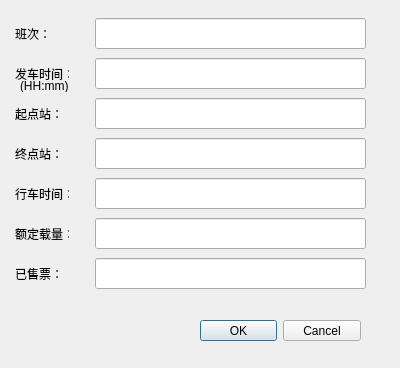
<?xml version="1.0" encoding="UTF-8"?>
<ui version="4.0">
 <class>AlterRunsWindow</class>
 <widget class="QDialog" name="AlterRunsWindow">
  <property name="geometry">
   <rect>
    <x>0</x>
    <y>0</y>
    <width>400</width>
    <height>368</height>
   </rect>
  </property>
  <property name="windowTitle">
   <string>修改班次</string>
  </property>
  <widget class="QLineEdit" name="capacityLineEdit">
   <property name="geometry">
    <rect>
     <x>95</x>
     <y>218</y>
     <width>271</width>
     <height>31</height>
    </rect>
   </property>
  </widget>
  <widget class="QLabel" name="startStationLabel">
   <property name="geometry">
    <rect>
     <x>15</x>
     <y>108</y>
     <width>54</width>
     <height>12</height>
    </rect>
   </property>
   <property name="text">
    <string>起点站：</string>
   </property>
  </widget>
  <widget class="QLineEdit" name="endStationLineEdit">
   <property name="geometry">
    <rect>
     <x>95</x>
     <y>138</y>
     <width>271</width>
     <height>31</height>
    </rect>
   </property>
  </widget>
  <widget class="QLabel" name="departLabel">
   <property name="geometry">
    <rect>
     <x>15</x>
     <y>68</y>
     <width>54</width>
     <height>12</height>
    </rect>
   </property>
   <property name="text">
    <string>发车时间：</string>
   </property>
  </widget>
  <widget class="QLineEdit" name="runsLineEdit">
   <property name="geometry">
    <rect>
     <x>95</x>
     <y>18</y>
     <width>271</width>
     <height>31</height>
    </rect>
   </property>
  </widget>
  <widget class="QLineEdit" name="tripTimeLineEdit">
   <property name="geometry">
    <rect>
     <x>95</x>
     <y>178</y>
     <width>271</width>
     <height>31</height>
    </rect>
   </property>
  </widget>
  <widget class="QLabel" name="runsLabel">
   <property name="geometry">
    <rect>
     <x>15</x>
     <y>28</y>
     <width>54</width>
     <height>12</height>
    </rect>
   </property>
   <property name="text">
    <string>班次：</string>
   </property>
  </widget>
  <widget class="QLabel" name="tripTimeLabel">
   <property name="geometry">
    <rect>
     <x>15</x>
     <y>188</y>
     <width>54</width>
     <height>12</height>
    </rect>
   </property>
   <property name="text">
    <string>行车时间：</string>
   </property>
  </widget>
  <widget class="QLineEdit" name="startStationLineEdit">
   <property name="geometry">
    <rect>
     <x>95</x>
     <y>98</y>
     <width>271</width>
     <height>31</height>
    </rect>
   </property>
  </widget>
  <widget class="QLabel" name="ticketSoldLabel">
   <property name="geometry">
    <rect>
     <x>15</x>
     <y>268</y>
     <width>54</width>
     <height>12</height>
    </rect>
   </property>
   <property name="text">
    <string>已售票：</string>
   </property>
  </widget>
  <widget class="QLineEdit" name="ticketSoldLineEdit">
   <property name="geometry">
    <rect>
     <x>95</x>
     <y>258</y>
     <width>271</width>
     <height>31</height>
    </rect>
   </property>
  </widget>
  <widget class="QLineEdit" name="departTimeLineEdit">
   <property name="geometry">
    <rect>
     <x>95</x>
     <y>58</y>
     <width>271</width>
     <height>31</height>
    </rect>
   </property>
  </widget>
  <widget class="QLabel" name="capacityLabel">
   <property name="geometry">
    <rect>
     <x>15</x>
     <y>228</y>
     <width>54</width>
     <height>12</height>
    </rect>
   </property>
   <property name="text">
    <string>额定载量：</string>
   </property>
  </widget>
  <widget class="QLabel" name="endStationLabel">
   <property name="geometry">
    <rect>
     <x>15</x>
     <y>148</y>
     <width>54</width>
     <height>12</height>
    </rect>
   </property>
   <property name="text">
    <string>终点站：</string>
   </property>
  </widget>
  <widget class="QDialogButtonBox" name="buttonBox">
   <property name="geometry">
    <rect>
     <x>200</x>
     <y>320</y>
     <width>161</width>
     <height>21</height>
    </rect>
   </property>
   <property name="standardButtons">
    <set>QDialogButtonBox::Cancel|QDialogButtonBox::Ok</set>
   </property>
  </widget>
  <widget class="QLabel" name="label">
   <property name="geometry">
    <rect>
     <x>20</x>
     <y>80</y>
     <width>54</width>
     <height>12</height>
    </rect>
   </property>
   <property name="text">
    <string>(HH:mm)</string>
   </property>
  </widget>
 </widget>
 <resources/>
 <connections>
  <connection>
   <sender>buttonBox</sender>
   <signal>rejected()</signal>
   <receiver>AlterRunsWindow</receiver>
   <slot>reject()</slot>
   <hints>
    <hint type="sourcelabel">
     <x>280</x>
     <y>330</y>
    </hint>
    <hint type="destinationlabel">
     <x>199</x>
     <y>183</y>
    </hint>
   </hints>
  </connection>
 </connections>
</ui>
